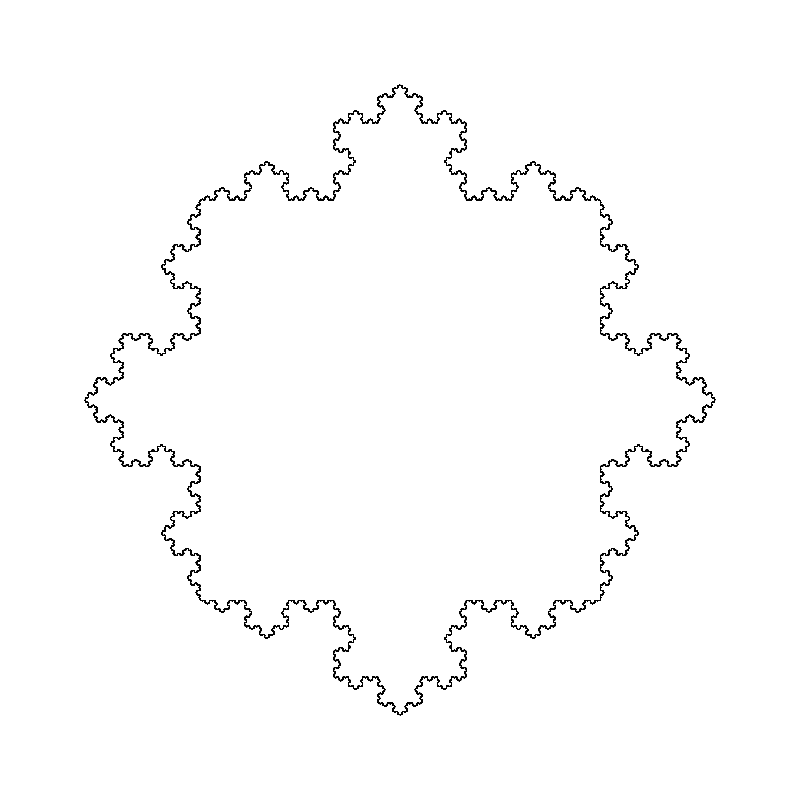
Frame 1 (no input)
Frame 60 (the mouse pressed at the canvas centre just before this capture): identical to frame 1, image omitted
Frame 120 (the mouse held since frame 60 and released just before this capture): identical to frame 1, image omitted

The Processing sketch that drew this single still picture (run headless with seeded random() and noise(); from frame 60 on, the mouse is pressed at the canvas centre):

// Processing sketch: main
// ── main.pde
ArrayList<KochLine> lines;

void setup(){
  size(800,800);
  background(0,0);
  smooth();
  
  lines = new ArrayList<KochLine>();
  
  PVector one = new PVector(width/4,height/4);
  PVector two = new PVector(width-width/4,height/4);
  PVector three = new PVector(width/4,height-height/4);
  PVector four = new PVector(width-width/4,height-height/4);
  lines.add(new KochLine(one,two));
  lines.add(new KochLine(two,four));
  lines.add(new KochLine(four,three));
  lines.add(new KochLine(three,one));
  
  for(int i = 0;i < 6;i++){
    generate();
  }
}

void draw(){
  background(255);
  
  for(KochLine l : lines){
    l.display();
  }
}

void keyPressed(){
  if(key == ' '){
   generate();
  }
}

void generate(){
    ArrayList next = new ArrayList<KochLine>();
    for(KochLine l : lines){
      
      
      next.add(new KochLine(l.KochAPoint(),l.KochBPoint()));
      next.add(new KochLine(l.KochBPoint(),l.KochCPoint()));
      next.add(new KochLine(l.KochCPoint(),l.KochDPoint()));
      next.add(new KochLine(l.KochDPoint(),l.KochEPoint()));
    }
    lines = next;
}

void drawCircle(float x, float y, float radius){
  stroke(0);
  noFill();
  ellipse(x,y,radius,radius);
  if(radius>8.0f){
    drawCircle(x+(radius/2f),y,radius/2f);
    drawCircle(x-(radius/2f),y,radius/2f);
    drawCircle(x, y+(radius/2f),radius/2f);
    drawCircle(x, y-(radius/2f),radius/2f);
  }
}

void drawCantor(float length, float x, float y){
  stroke(0);
  line(x-length/2,y,x+length/2,y);
  if(length > 2.0f){
    drawCantor(length/3,x-length/3,y+length/3);
    drawCantor(length/3,x+length/3,y+length/3);
  }
}

// ── KochLine.pde
class KochLine{
  PVector start;
  PVector end;
  
  KochLine(PVector a, PVector b){
    start = a.copy();
    end = b.copy();
  }
  
  void display(){
    stroke(0);
    line(start.x,start.y,end.x,end.y);
  }
  
  PVector KochAPoint(){
    return this.start.copy();
  }
  PVector KochBPoint(){
    PVector b = this.start.copy();
    PVector v = PVector.sub(end,start);
    v.div(3);
    b.add(v);
    return b;
  }
  PVector KochCPoint(){
    //PVector c = this.KochBPoint();
    //c.add(end.sub(start).div(3).rotate(radians(60.0f)));
    //return c;
    PVector c = start.copy();
    PVector v = PVector.sub(end,start);
    v.div(3);
    c.add(v); // Move to point B
    
    v.rotate(-radians(60));
    c.add(v);
    
    return c;
  }
  PVector KochDPoint(){
    PVector d = start.copy();
    PVector v = PVector.sub(end,start);
    v.div(3);
    d.add(v); // Move to point B
    
    v.rotate(-radians(60));
    d.add(v); // Move to point C
    
    v.rotate(radians(120));
    d.add(v);
    
    return d;
    
  }
  PVector KochEPoint(){
    return this.end.copy();
  }
}
